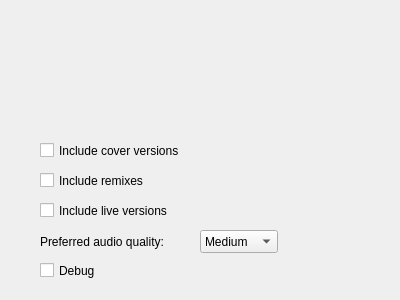
<?xml version="1.0" encoding="UTF-8"?>
<ui version="4.0">
 <class>Form</class>
 <widget class="QWidget" name="Form">
  <property name="geometry">
   <rect>
    <x>0</x>
    <y>0</y>
    <width>400</width>
    <height>300</height>
   </rect>
  </property>
  <property name="minimumSize">
   <size>
    <width>400</width>
    <height>300</height>
   </size>
  </property>
  <property name="windowTitle">
   <string>Form</string>
  </property>
  <widget class="QCheckBox" name="covers">
   <property name="geometry">
    <rect>
     <x>40</x>
     <y>140</y>
     <width>181</width>
     <height>21</height>
    </rect>
   </property>
   <property name="toolTip">
    <string>Check this if you want to include cover versions.</string>
   </property>
   <property name="text">
    <string>Include cover versions</string>
   </property>
  </widget>
  <widget class="QCheckBox" name="remixes">
   <property name="geometry">
    <rect>
     <x>40</x>
     <y>170</y>
     <width>181</width>
     <height>21</height>
    </rect>
   </property>
   <property name="toolTip">
    <string>Check this if you want to include remixes.</string>
   </property>
   <property name="text">
    <string>Include remixes</string>
   </property>
   <property name="checked">
    <bool>false</bool>
   </property>
  </widget>
  <widget class="QCheckBox" name="live">
   <property name="geometry">
    <rect>
     <x>40</x>
     <y>200</y>
     <width>181</width>
     <height>21</height>
    </rect>
   </property>
   <property name="toolTip">
    <string>Check this if you want to include live versions.</string>
   </property>
   <property name="text">
    <string>Include live versions</string>
   </property>
  </widget>
  <widget class="QLabel" name="youtube">
   <property name="geometry">
    <rect>
     <x>100</x>
     <y>20</y>
     <width>200</width>
     <height>73</height>
    </rect>
   </property>
   <property name="pixmap">
    <pixmap>youtube.png</pixmap>
   </property>
  </widget>
  <widget class="QComboBox" name="qualityDropdown">
   <property name="geometry">
    <rect>
     <x>200</x>
     <y>230</y>
     <width>78</width>
     <height>23</height>
    </rect>
   </property>
   <property name="toolTip">
    <string>Choose your preferred quality setting</string>
   </property>
   <property name="currentIndex">
    <number>1</number>
   </property>
   <item>
    <property name="text">
     <string>High</string>
    </property>
   </item>
   <item>
    <property name="text">
     <string>Medium</string>
    </property>
   </item>
   <item>
    <property name="text">
     <string>Low</string>
    </property>
   </item>
  </widget>
  <widget class="QLabel" name="label">
   <property name="geometry">
    <rect>
     <x>40</x>
     <y>230</y>
     <width>161</width>
     <height>23</height>
    </rect>
   </property>
   <property name="text">
    <string>Preferred audio quality:</string>
   </property>
  </widget>
  <widget class="QCheckBox" name="debug">
   <property name="geometry">
    <rect>
     <x>40</x>
     <y>260</y>
     <width>181</width>
     <height>21</height>
    </rect>
   </property>
   <property name="toolTip">
    <string>Check this if you want to include live versions.</string>
   </property>
   <property name="text">
    <string>Debug</string>
   </property>
  </widget>
 </widget>
 <resources/>
 <connections/>
</ui>
